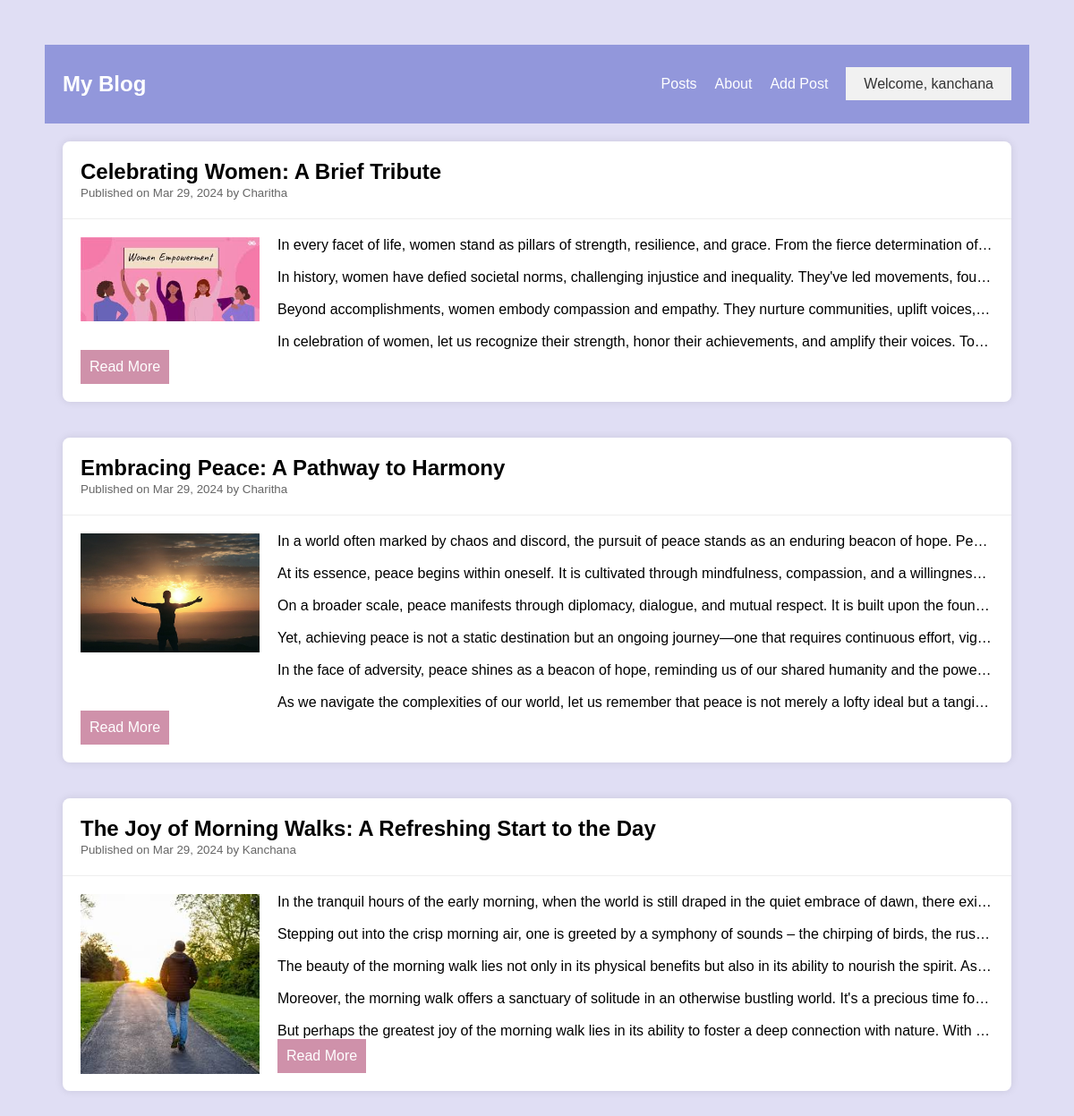
The app's page / (signed in) with its own data.
### blog/models.py (models this page shows, shortened)
class Post(models.Model):
    post_id = models.BigAutoField(primary_key=True)
    title = models.CharField(max_length=120)
    content = models.TextField()
    image = models.ImageField(upload_to=upload_location)
    published_at = models.DateTimeField(default=timezone.now)
    author = models.ForeignKey(User, on_delete=models.CASCADE)
    class Meta:
        ordering = ['-published_at']

### blog/views.py (the view)
# urls.py: path('', views.home, name='posts'),
@login_required  # Apply login_required decorator to restrict access to authenticated users only
def home(request):
    posts = Post.objects.all()
    context = {'posts': posts}
    return render(request, 'blog/home.html', context)

### blog/templates/blog/home.html
{% extends 'base.html' %}
{% load custom_filters %}
{% block content %}
<div class="posts">
    {% for post in posts %}
    <div class="card">
        <div class="card-header">
            <h2>{{ post.title }}</h2>
            <small>Published on {{ post.published_at | date:"M d, Y" }} by {{ post.author | title}}</small>
        </div>
        <div class="card-body">
            {% if post.image %}
            <img src="{{ post.image.url }}" alt="{{ post.title }}">
            {% endif %}
            <p>{{ post.content|linebreaksbr|truncatewords_html:300 }}</p>
            <a href="{% url 'post-detail' post.pk %}" class="read-more">Read More</a>
        </div>
    </div>
    {% endfor %}
</div>
{% endblock content %}

### templates/base.html (shortened to what this page needs)
{%load static %}
<!DOCTYPE html>
<html lang="en">
  <head>
    <link rel="stylesheet" href="{% static 'css/style.css' %}" />
  </head>
  <body>
    <nav class="navbar">
      <div class="container">
          <h1 class="logo">My Blog</h1>
          <ul class="nav-links">
                <li><a href="{% url 'posts' %}">Posts</a></li>
                <li><a href="{% url 'about' %}">About</a></li>
                <li><a href="{% url 'post-create' %}">Add Post</a></li>
                {% if user.is_authenticated %}
                <div class="dropdown">
                  <a href="#" class="dropdown-button">Welcome, {{ user.username }}</a>
               </div>
                {% else %}
                    <li><a href="{% url 'register' %}">Register</a></li>
                    <li><a href="{% url 'login' %}">Login</a></li>
                {% endif %}
        </ul>
      </div>
  </nav>
    {%block content%}
    {%endblock content%}
  </body>
</html>

### static/css/style.css (style rules this page uses)
body { margin: 50px; padding: 0; font-family: Arial, sans-serif; background-color: #e0def4; }
.navbar { background-color: #9297db; color: #fff; padding: 10px 0; }
.container { max-width: 1200px; margin: 20px auto; padding: 0px 20px; display: flex; justify-content: space-between; align-items: center; }
.logo { margin: 0; }
.nav-links { list-style-type: none; margin: 0; padding: 0; display: flex; }
.nav-links li { margin-right: 20px; }
.nav-links li a { color: #fff; text-decoration: none; }
.posts { display: grid; grid-template-columns: 1fr; gap: 20px; padding: 20px; }
.card { background-color: #fff; border-radius: 8px; box-shadow: 0 0 10px rgba(0, 0, 0, 0.1); overflow: hidden; margin-bottom: 20px; }
.card-header { padding: 20px; border-bottom: 1px solid #eee; }
.card-header h2 { margin: 0; }
.card-header small { color: #666; }
.card-body { padding: 20px; }
.card-body img { float: left; margin-right: 20px; width: 200px; height: auto; }
.card-body p { margin: 0; overflow: hidden; text-overflow: ellipsis; white-space: nowrap; }
.read-more { display: inline-block; padding: 10px; width: auto; text-align: center; background-color: #cf91aa; color: white; text-decoration: none; cursor: pointer; }
.dropdown { position: relative; display: inline-block; }
.dropdown-button { background-color: #f1f1f1; color: #333; padding: 10px 20px; border: none; cursor: pointer; text-decoration: none; }

### records on screen
Post: title "Celebrating Women: A Brief Tribute", published_at "Mar 29, 2024", author "Charitha", image (picture), content "In every facet of life, women stand as pillars of strength, resilience, and grace. From the fierce determination of In history, women have defied societal norms, challenging injustice and inequality. They've led movements, fou Beyond accomplishments, women embody compassion and empathy. They nurture communities, uplift voices, In celebration of women, let us recognize their strength, honor their achievements, and amplify their voices. To…"
Post: title "Embracing Peace: A Pathway to Harmony", published_at "Mar 29, 2024", author "Charitha", image (picture), content "In a world often marked by chaos and discord, the pursuit of peace stands as an enduring beacon of hope. Pe At its essence, peace begins within oneself. It is cultivated through mindfulness, compassion, and a willingnes On a broader scale, peace manifests through diplomacy, dialogue, and mutual respect. It is built upon the foun Yet, achieving peace is not a static destination but an ongoing journey—one that requires continuous effort, vig In the face of adversity, peace shines as a beacon of hope, reminding us of our shared humanity and the powe As we navigate the complexities of our world, let us remember that peace is not merely a lofty ideal but a tangi…"
Post: title "The Joy of Morning Walks: A Refreshing Start to the Day", published_at "Mar 29, 2024", author "Kanchana", image (picture), content "In the tranquil hours of the early morning, when the world is still draped in the quiet embrace of dawn, there exi Stepping out into the crisp morning air, one is greeted by a symphony of sounds – the chirping of birds, the rus The beauty of the morning walk lies not only in its physical benefits but also in its ability to nourish the spirit. As Moreover, the morning walk offers a sanctuary of solitude in an otherwise bustling world. It's a precious time fo But perhaps the greatest joy of the morning walk lies in its ability to foster a deep connection with nature. With…"

### other values on screen
{{ user.username }} "kanchana"
